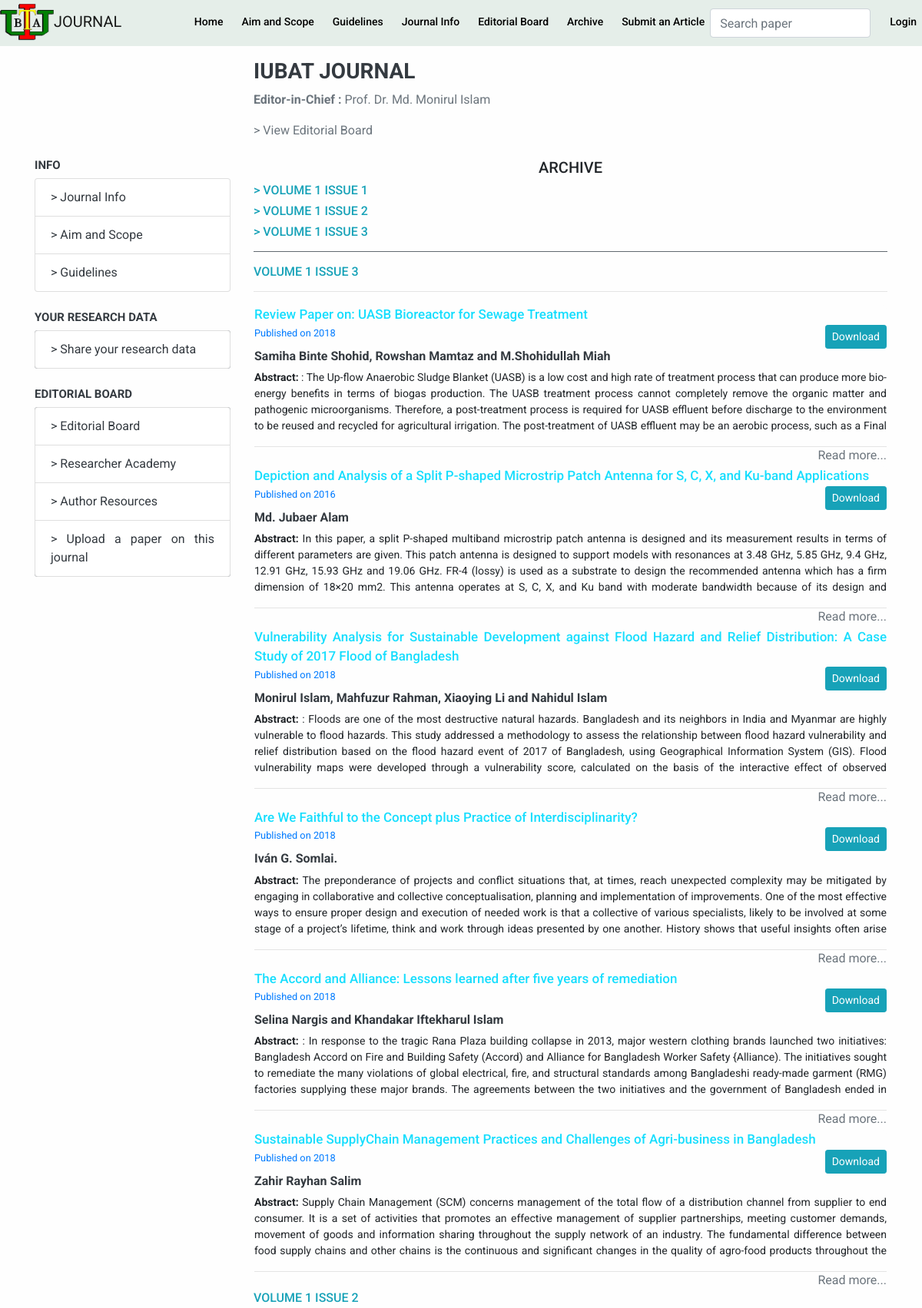
/archive.php (upper part), run on the app's committed database.
### tables this page shows
CREATE TABLE `chiefeditor` (
  `id` int(11) NOT NULL,
  `fullname` varchar(100) NOT NULL,
  `password` varchar(100) NOT NULL,
  `email` varchar(100) NOT NULL,
  `contact` varchar(100) NOT NULL
);

CREATE TABLE `archive` (
  `id` int(11) NOT NULL,
  `versionissue` int(255) NOT NULL,
  `paperid` varchar(255) DEFAULT NULL,
  `papername` varchar(255) DEFAULT NULL,
  `authorname` varchar(255) DEFAULT NULL,
  `abstract` varchar(8000) DEFAULT NULL,
  `filename` varchar(255) DEFAULT NULL,
  `publisheddate` varchar(255) NOT NULL
);

### archive.php (the view, shortened to what this page needs)
<!DOCTYPE html>
<html lang="en">
<head>
    <?php include 'link/csslinks.php'; ?>
</head>
<body >
<div class="content">
<div class=>
    <?php
    include 'heading.php'
    ?>
    </div>
    <div class="container">
    <div class="row mt-3">
    <div class="col-sm-12 col-md-12 col-lg-3 col-xl-3">
    </div>
    <div class="col-sm-12 col-md-12 col-lg-9 col-xl-9">
    <div class="text-left pb-4">
    <?php include "header.php"; ?>
    </div>
    </div>
    </div>
    <div class="row">
    <div class="col-sm-12 col-md-12 col-lg-3 col-xl-3">
<?php include "sidelinks.php"  ?>
    </div>
    <div class="col-sm-12 col-md-12 col-lg-9 col-xl-9">
    <div class="text-left pb-4">
        <h5 class="text-center">ARCHIVE</h5>
        <a  onclick="showpoint()"><h6 class="text-info volumeissue" id="1stpoint">> VOLUME 1 ISSUE 1 </h6></a>
        <a  onclick="showpoint1()"><h6 class="text-info volumeissue" id="2ndpoint">> VOLUME 1 ISSUE 2 </h6></a>
        <a  onclick="showpoint2()"><h6 class="text-info volumeissue" id="3rdpoint">> VOLUME 1 ISSUE 3 </h6></a>
        <hr class="bg-secondary">
<div id="vol1issue3">
<h6  class="text-info">VOLUME 1 ISSUE 3 </h6>
 <hr>
<table id="heading-table">
    <tbody>
    <?php
    $V2016 = '2018';
    $sql = "SELECT archive.id,archive.paperid,archive.versionissue,archive.papername,archive.authorname,archive.filename,archive.publisheddate,archive.abstract from archive where versionissue='$V2016'";
      $query = $dbh->prepare($sql);
      $query->execute();
      $results=$query->fetchAll(PDO::FETCH_OBJ);
      if($query->rowCount() > 0)
      {
      foreach($results as $result)
      {
          $filepathname = htmlentities($result->filename);
          $filepath = 'documents/archivefile/'.$filepathname;
    $publishdatestring = htmlentities($result->publisheddate);
    $publishdate = date("Y",strtotime($publishdatestring));
     ?>
    <tr>
    <td>
    <div class="jumbotron text-justify  mb-0 bg-transparent">
    <a class="bg-transparent" style="font-size:17px;border:none;outline:none;font-weight:500;color:#17defe;text-align:left;"><?php echo htmlentities($result->papername);?></a>
    <div class="d-flex justify-content-between">
<div>
<h5 class="text-primary" style="font-size:16px;"><small>Published on <?php echo $publishdate;?></small></h5>
</div>
<div>
<a style="font-size:14px;" class="btn btn-info btn-sm" href="<?php echo $filepath ?> "target ="_blank" role="button">Download</a>
</div>
    </div>
    <h5 class="text-dark" style="font-size:16px;"><?php echo htmlentities($result->authorname);?></h5>
    <p id="paper-abstract<?php echo htmlentities($result->id);?>" style="font-size:14px;height: 6.0em;overflow: hidden;width:auto;"><span style="font-weight:bold">Abstract:</span> <?php echo htmlentities($result->abstract);?></p>
    <a style="cursor:pointer;" class="text-secondary float-right"><span id="read-more-abstract<?php echo htmlentities($result->id);?>">Read more...</span></a>
      <hr>
            </td>
           </div>
    <?php }} ?>
<div id="vol1issue2">
<h6  class="text-info">VOLUME 1 ISSUE 2 </h6>
    <?php
    $V2016 = '2017';
    $sql = "SELECT archive.id,archive.paperid,archive.versionissue,archive.papername,archive.authorname,archive.filename,archive.publisheddate,archive.abstract from archive where versionissue='$V2016'";
      $query = $dbh->prepare($sql);
      $query->execute();
      $results=$query->fetchAll(PDO::FETCH_OBJ);
      if($query->rowCount() > 0)
      {
      foreach($results as $result)
      {
     ?>
           </div>
    <?php }} ?>
    <?php
    include 'footer.php'
    ?>
</body>
</html>

### header.php (shortened to what this page needs)
<?php
$sql = "SELECT chiefeditor.id,chiefeditor.fullname,chiefeditor.password,chiefeditor.email,chiefeditor.contact from chiefeditor";
      $query = $dbh->prepare($sql);
      $query->execute();
      $results=$query->fetchAll(PDO::FETCH_OBJ);
      if($query->rowCount() > 0)
      {
      foreach($results as $result)
      {
       $chiefeditorname=  htmlentities($result->fullname);
      }
    }
?>
<!DOCTYPE html>
<html lang="en">
<head>
</head>
<body>
<h3 class="text-dark "><b>IUBAT JOURNAL</b></h3>
    <p class="text-secondary"><b>Editor-in-Chief : </b><?php echo $chiefeditorname; ?></p>
    <a class="text-secondary" href="editorialboard" title="Journal Editorial Board">> View Editorial Board</a>
</body>
</html>

### css/index.css (style rules this page uses)
body { font-family: 'Roboto', sans-serif; text-align: justify !important; }
.jumbotron { background-color: rgb(254 254 254 / 80%) !important; }
.jumbotron h5 { font-weight:bold !important; font-size:20px; }
.jumbotron p { font-size : 16px; }
.jumbotron a { font-size:16px; }
body { background-color: #fefefe !important; }

### archive.php (style rules this page uses)
.volumeissue { cursor:pointer; }

### data on the page
chiefeditor: fullname "Prof. Dr. Md. Monirul Islam"
archive: papername "Review Paper on: UASB Bioreactor for Sewage Treatment", publisheddate "2018", authorname "Samiha Binte Shohid, Rowshan Mamtaz and M.Shohidullah Miah", abstract ": The Up-flow Anaerobic Sludge Blanket (UASB) is a low cost and high rate of treatment process that can produce more bio-energy benefits in terms of biogas production. The UASB treatment process cannot completely remove the organic matter and pathogenic microorganisms. Therefore, a post-treatment process is required for UASB effluent before discharge to the environment to be reused and recycled for agricultural irrigation. The post-treatment of UASB effluent may be an aerobic process, such as a Final…"
archive: papername "Depiction and Analysis of a Split P-shaped Microstrip Patch Antenna for S, C, X, and Ku-band Applications", publisheddate "2016", authorname "Md. Jubaer Alam", abstract "In this paper, a split P-shaped multiband microstrip patch antenna is designed and its measurement results in terms of different parameters are given. This patch antenna is designed to support models with resonances at 3.48 GHz, 5.85 GHz, 9.4 GHz, 12.91 GHz, 15.93 GHz and 19.06 GHz. FR-4 (lossy) is used as a substrate to design the recommended antenna which has a firm dimension of 18×20 mm2. This antenna operates at S, C, X, and Ku band with moderate bandwidth because of its design and…"
archive: papername "Vulnerability Analysis for Sustainable Development against Flood Hazard and Relief Distribution: A Case Study of 2017 Flood of Bangladesh", publisheddate "2018", authorname "Monirul Islam, Mahfuzur Rahman, Xiaoying Li and Nahidul Islam", abstract ": Floods are one of the most destructive natural hazards. Bangladesh and its neighbors in India and Myanmar are highly vulnerable to flood hazards. This study addressed a methodology to assess the relationship between flood hazard vulnerability and relief distribution based on the flood hazard event of 2017 of Bangladesh, using Geographical Information System (GIS). Flood vulnerability maps were developed through a vulnerability score, calculated on the basis of the interactive effect of observed…"
archive: papername "Are We Faithful to the Concept plus Practice of Interdisciplinarity?", publisheddate "2018", authorname "Iván G. Somlai.", abstract "The preponderance of projects and conflict situations that, at times, reach unexpected complexity may be mitigated by engaging in collaborative and collective conceptualisation, planning and implementation of improvements. One of the most effective ways to ensure proper design and execution of needed work is that a collective of various specialists, likely to be involved at some stage of a project’s lifetime, think and work through ideas presented by one another. History shows that useful insights often arise…"
archive: papername "The Accord and Alliance: Lessons learned after five years of remediation", publisheddate "2018", authorname "Selina Nargis and Khandakar Iftekharul Islam", abstract ": In response to the tragic Rana Plaza building collapse in 2013, major western clothing brands launched two initiatives: Bangladesh Accord on Fire and Building Safety (Accord) and Alliance for Bangladesh Worker Safety {Alliance). The initiatives sought to remediate the many violations of global electrical, fire, and structural standards among Bangladeshi ready-made garment (RMG) factories supplying these major brands. The agreements between the two initiatives and the government of Bangladesh ended in…"
archive: papername "Sustainable SupplyChain Management Practices and Challenges of Agri-business in Bangladesh", publisheddate "2018", authorname "Zahir Rayhan Salim", abstract "Supply Chain Management (SCM) concerns management of the total flow of a distribution channel from supplier to end consumer. It is a set of activities that promotes an effective management of supplier partnerships, meeting customer demands, movement of goods and information sharing throughout the supply network of an industry. The fundamental difference between food supply chains and other chains is the continuous and significant changes in the quality of agro-food products throughout the…"
